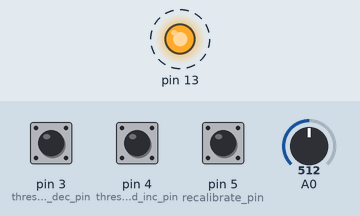
Recording of a sketch running on a simulated Arduino Uno, built with avr-gcc and run on an emulated ATmega328P. Shown: output pins drawn as LEDs (lit = HIGH). Dashed ring = blinking. Inputs (shaded band) come from the test bench; at power-on: pin 3 (threshold_dec_pin) HIGH, pin 4 (threshold_inc_pin) HIGH, pin 5 (recalibrate_pin) HIGH, A0 = 512. EEPROM starts erased.

Above: at 1.1 s.
Timing chart, 0 to 5.0 s (numbered marks = the images above):
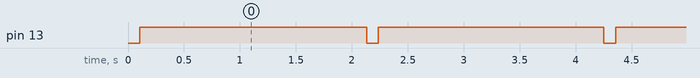

Measured:
- by itself, pin 13: alternates HIGH for 2.0 s and LOW for 0.10 s, 5 changes in all, then stays LOW

The sketch:

piezo_zprobe.ino
```cpp
#include "my_variables.h"

////////////////////////////////////////////////////////////
// free variables, customizable
//
  float target_freq     = 2.0;   // kHz, [0.3, 2.5], only used during calibration or reporting
  float pin_high_peroid = 0.04;  // second
  float threshold_coef  = 2.0;   // only used during calibration,
                                 // threshold = background signal * threshold_coef
//
////////////////////////////////////////////////////////////

////////////////////////////////////////////////////////////
// hardware dependent const, from calibration
//
  int v1mean = 2757;              // ADC reading average,
                                  //   [0,1024) if 10 bit ADC
                                  //   [0,4096) if 12 bit ADC
  float freq = 31.80;             // kHz, respond frequency
  unsigned int threshold  = 2704; // [0,65536), signal signal 2-norm threshold,
                                  // twice the background signal is recommended
  bool v1mean_init = 0;  // Set 1 to use the predefined v1mean,
                         // 0 for calibration or eeprom initization
  bool finit =       0;  // 1 to use the predefined freq,
                         // 0 for calibration or eeprom initization
  bool tinit =       0;  // Set 1 to use the predefined threshold,
                         // 0 for calibration or eeprom initization
//
////////////////////////////////////////////////////////////


#include "my_eeprom.h"
#include "my_buttons.h"
#include "my_adc_interrupt.h"

////////////////////////////////////////////////////////////
// for reporting or calibration
//
  bool report = false;
  long numSamples = 0;
  long t0;
  long v1acc = 0;
  unsigned int max_signal = 0; // [0,65536), background signal 2-norm; just for
                               // reporting/calibration, not being used during operation
//
////////////////////////////////////////////////////////////

void setup()
{
  #ifdef USE_SERIAL
    Serial.begin(115200);
  #endif
  #ifdef USE_EEPROM
    SERIAL_PRINT("EEPROM: ");
      SERIAL_PRINT(check_eeprom() ? "got something" : "empty");
    SERIAL_PRINT("\n");
  #endif
  #ifdef USE_BUTTONS
    buttons_init();
  #endif

  pinMode(13, OUTPUT);
  digitalWrite(13,LOW);
  init_adc();

  if(check_eeprom())
  {
    disable_adc_interrupt();
      SERIAL_PRINT("Initialing variables from EEPROM... ");
        load_eeprom();
        init_filter(freq, target_freq, pin_high_peroid);
      SERIAL_PRINT("done\n\n");
    enable_adc_interrupt();
  }else
  {
    disable_adc_interrupt();
      init_filter(freq, target_freq, pin_high_peroid);
    enable_adc_interrupt();
    prepare_calibration(v1mean_init,finit,tinit);
  }
}
void loop()
{
  #ifdef USE_BUTTONS
    button_pressed();
  #endif

  #ifdef USE_SERIAL
    if( Serial.available() )
    {
      int ch = Serial.read();
      if( ch=='p' )
      {
        disable_adc_interrupt();
          Serial.print("Preparing report...\n");
        enable_adc_interrupt();
        delay(100);
        prepare_report();
      }
      else if( ch=='l' )
      {
        disable_adc_interrupt();
          Serial.print("Variable list:\n");
          Serial.print("  ADC reading average: ");
            Serial.print(v1mean);
          Serial.print("\n");
          Serial.print("  Respond frequency: ");
            Serial.print(freq);
          Serial.print("\n");
          Serial.print("  Threshold: [");
            Serial.print(threshold);
            Serial.print("/");
            Serial.print(65535);
          Serial.print("]\n");
          Serial.print("  wsize: ");
            Serial.print(wsize);
          Serial.print("\n");
          Serial.print("  COUNT: ");
            Serial.print(COUNT);
          Serial.print("\n");
          Serial.print("done\n\n");
        enable_adc_interrupt();
      }
      else if( ch=='1' || ch=='2' || ch=='3' )
      {
        disable_adc_interrupt();
          if( ch=='1' )
            threshold = float(max_signal);
          if( ch=='2' )
            threshold = float(threshold)*.9;
          if( ch=='3' )
            threshold = float(threshold)/.9;
          save_eeprom();
            Serial.print("  Threshold: [");
              Serial.print(threshold);
              Serial.print("/");
              Serial.print(65535);
            Serial.print("]\n");
        enable_adc_interrupt();
      }
    }
  #endif

  if(report)
  {
    if(micros()-t0>2000000)
    {
      report = false;
      if( !v1mean_init )
      {
        disable_adc_interrupt();
          v1mean = v1acc/numSamples;
          v1mean_init = true;
          SERIAL_PRINT("  ADC reading average: ");
            SERIAL_PRINT(v1mean);
          SERIAL_PRINT("\n");
        enable_adc_interrupt();
        delay(100);
        prepare_report();
      }else if( !finit )
      {
        disable_adc_interrupt();
          freq = float(numSamples)/(micros()-t0)*1000;
          finit = true;
          init_filter(freq, target_freq, pin_high_peroid);
          SERIAL_PRINT("  Respond frequency: ");
            SERIAL_PRINT(freq);
          SERIAL_PRINT(" kHz\n");
        enable_adc_interrupt();
        delay(100);
        prepare_report();
      }else if(!tinit)
      {
        disable_adc_interrupt();
          threshold = float(max_signal) *threshold_coef;
          tinit = true;
          SERIAL_PRINT("  Threshold: [");
            SERIAL_PRINT(threshold);
            SERIAL_PRINT("/");
            SERIAL_PRINT(65535);
            SERIAL_PRINT("] <= background signal [");
            SERIAL_PRINT(max_signal);
            SERIAL_PRINT("/");
            SERIAL_PRINT(65535);
            SERIAL_PRINT("]\n");
          SERIAL_PRINT("done\n\n");
          save_eeprom();
        enable_adc_interrupt();
      }else
      {
        disable_adc_interrupt();
          SERIAL_PRINT("  Respond frequency: ");
            SERIAL_PRINT(freq );
          SERIAL_PRINT("kHz\n");
          SERIAL_PRINT("  max_signal: [");
            SERIAL_PRINT(max_signal);
            SERIAL_PRINT("/");
            SERIAL_PRINT(65535);
          SERIAL_PRINT("] kHz\n");
          SERIAL_PRINT("done\n\n");
        enable_adc_interrupt();
      }
    }
    delay(100);
  }
}
```

my_adc_interrupt.cpp
```cpp
#include <arduino.h>

#include "my_variables.h"
#include "my_eeprom.h"
#include "my_adc_interrupt.h"


////////////////////////////////////////////////////////////
// operation variables
//
  int wsize = 0;
  int COUNT = 0;
  int count_pin_high   = 0;      // [0,COUNT)
  int count_pin_slient = 0;      // [0,2*wsize)
  int nacc0 = 0;      // [0,wsize)
  int scof[64];       // [-127,127], sampled sin function
  int ccof[64];       // [-127,127], sampled cos function
  int sbuf[64];       // [-2048,2048], v1*sin/256
  int cbuf[64];       // [-2048,2048], v1*cos/256
  int sacc0 = 0;      // [-2048*wsize,2048*wsize], sbuf sum
  int cacc0 = 0;      // [-2048*wsize,2048*wsize], cbuf sum
  unsigned int ssig;  // [0,65536), signal 2-norm
//
////////////////////////////////////////////////////////////

void init_filter( float freq, float target_freq, float pin_high_peroid )
{
  COUNT = constrain( freq*pin_high_peroid*1000, 1, INT16_MAX );

  int peroid = min( int(freq/target_freq/2+.5)*2, 64 );
  int ncycle = 1;//64/peroid;

//        Serial.print("  peroid: ");
//          Serial.print(peroid);
//        Serial.print("\n");
//        Serial.print("  ncycle: ");
//          Serial.print(ncycle);
//        Serial.print("\n");

  wsize = peroid * ncycle;
  cal_fcof( wsize, ncycle );
}

void cal_fcof( int w, int ncycle )
{
  int i;
  for( i=0; i<w; i++ )
  {
    float x = float(i+.5)/(w) * 2*PI * ncycle;
    scof[i] = round(sin(x)*127);
    ccof[i] = round(cos(x)*127);
    sbuf[i] = 0;
    cbuf[i] = 0;
  }
  sacc0 = 0;
  cacc0 = 0;
}

void enable_adc_interrupt()
{
  ADCSRA |= (1 << ADATE); // enable auto trigger
  ADCSRA |= (1 << ADIE);  // enable interrupts when measurement complete
  ADCSRA |= (1 << ADEN);  // enable ADC
  ADCSRA |= (1 << ADSC);  // start ADC measurements
}
void disable_adc_interrupt()
{
  ADCSRA &= ~(1 << ADATE); // disable auto trigger
  ADCSRA &= ~(1 << ADIE);  // disable interrupts when measurement complete
  ADCSRA &= ~(1 << ADEN);  // disable ADC
  ADCSRA &= ~(1 << ADSC);  // stop ADC measurements
}

void init_adc()
{
  ADCSRA = 0;             // clear ADCSRA register
  ADCSRB = 0;             // clear ADCSRB register
  ADMUX |= (0 & 0x07);    // set A0 analog input pin
  ADMUX |= (1 << REFS0);  // set reference voltage
  //ADMUX |= (1 << ADLAR);  // left align ADC value to 8 bits from ADCH register
  // sampling rate is [ADC clock] / [prescaler] / [conversion clock cycles]
  // for Arduino Uno ADC clock is 16 MHz and a conversion takes 13 clock cycles
  //ADCSRA |= (1 << ADPS2) | (1 << ADPS0);    // 32 prescaler for 38.5 KHz
  ADCSRA |= (1 << ADPS2);                     // 16 prescaler for 76.9 KHz
  //ADCSRA |= (1 << ADPS1) | (1 << ADPS0);    // 8 prescaler for 153.8 KHz
  enable_adc_interrupt();
}

void prepare_calibration( bool v1mean_init1, bool finit1, bool tinit1 )
{
  if(v1mean_init1 && finit1 && tinit1 )
    return;
  disable_adc_interrupt();
    SERIAL_PRINT("Calibrating variables...\n");
    v1mean_init = v1mean_init1;
    finit = finit1;
    tinit = tinit1;
  enable_adc_interrupt();
  delay(100);
  prepare_report();
}

void prepare_report()
{
  t0 = micros();
  numSamples = 0;
  v1acc = 0;
  max_signal = 0;
  report = true;
}

ISR(ADC_vect)
{
  int v1 = int(ADCL)+int(ADCH)*256;
  if(!v1mean_init)
    v1acc += v1;
  v1 -= v1mean;

  int sval, cval;
  sacc0 -= sbuf[nacc0];
  cacc0 -= cbuf[nacc0];
  sval = (constrain(v1,-wsize,wsize) * scof[nacc0])/256;
  cval = (constrain(v1,-wsize,wsize) * ccof[nacc0])/256;
  sbuf[nacc0] = sval;
  cbuf[nacc0] = cval;
  sacc0 += sval;
  cacc0 += cval;
  nacc0 = (nacc0+1)%wsize;

  sval = min(abs(sacc0),127);
  cval = min(abs(cacc0),127);
  ssig = sval*sval + cval*cval;

  bool trigger = false;
  if( ssig>threshold )
    trigger = true;

  if( trigger && count_pin_high==0 && count_pin_slient==0 )
  {
    count_pin_high = COUNT;
    count_pin_slient= 2*wsize;
    if( !report )
    PORTB |= (1<<PB5);
  }

  count_pin_high = count_pin_high>0 ? count_pin_high-1 : 0;
  if( count_pin_high==0 )
  {
    if( !report )
      PORTB &= ~(1<<PB5);
    count_pin_slient= count_pin_slient>0 ? count_pin_slient-1 : 0;
  }

  if(report)
  {
    PORTB |= (1<<PB5);
    numSamples++;
    if(max_signal<ssig)
      max_signal = max_signal<ssig ? ssig : max_signal;
  }
  //Serial.println( sacc0 );
}
```

my_adc_interrupt.h
```cpp
#ifndef MY_ADC_INTERRUPT_H
#define MY_ADC_INTERRUPT_H

void prepare_calibration( bool v1mean_init1, bool finit1, bool tinit1 );
void prepare_report();

void init_adc();
void init_filter( float freq, float target_freq, float pin_high_peroid );

void cal_fcof( int w, int ncycle );
void disable_adc_interrupt();
void enable_adc_interrupt();

#endif
```

my_buttons.cpp
```cpp
#include <arduino.h>

#include "my_variables.h"
#include "my_eeprom.h"
#include "my_adc_interrupt.h"


byte threshold_dec_pin = 3;
byte threshold_inc_pin = 4;
byte recalibrate_pin   = 5;
bool threshold_dec_pin_state0 = HIGH;
bool threshold_inc_pin_state0 = HIGH;
bool recalibrate_pin_state0   = HIGH;
long button_pressed_t0 = 0;

void buttons_init()
{
  pinMode(recalibrate_pin, INPUT_PULLUP);
  pinMode(threshold_inc_pin, INPUT_PULLUP);
  pinMode(threshold_dec_pin, INPUT_PULLUP);
}

void button_pressed()
{
  bool threshold_dec_pin_state1 = digitalRead(threshold_dec_pin);
  bool threshold_inc_pin_state1 = digitalRead(threshold_inc_pin);
  bool recalibrate_pin_state1   = digitalRead(recalibrate_pin);
  long button_pressed_t1 = micros();
  if( threshold_dec_pin_state0==HIGH &&
      threshold_dec_pin_state1==LOW &&
      button_pressed_t1 - button_pressed_t0 > 10000
  ){
    disable_adc_interrupt();
      threshold = float(threshold)*.9;
      SERIAL_PRINT("threshold- [");
      SERIAL_PRINT(threshold);
      SERIAL_PRINT("/");
      SERIAL_PRINT(65535);
      SERIAL_PRINT("]\n");
      save_eeprom();
    enable_adc_interrupt();
    button_pressed_t0 = button_pressed_t1;
  }
  if( threshold_inc_pin_state0==HIGH &&
      threshold_inc_pin_state1==LOW &&
      button_pressed_t1 - button_pressed_t0 > 10000
  ){
    disable_adc_interrupt();
      threshold = float(threshold)/.9;
      SERIAL_PRINT("threshold+ [");
      SERIAL_PRINT(threshold);
      SERIAL_PRINT("/");
      SERIAL_PRINT(65535);
      SERIAL_PRINT("]\n");
      save_eeprom();
      button_pressed_t0 = button_pressed_t1;
    enable_adc_interrupt();
  }
  if( recalibrate_pin_state0==HIGH &&
      recalibrate_pin_state1==LOW &&
      button_pressed_t1 - button_pressed_t0 > 10000
  ){
    prepare_calibration(false,false,false);
    button_pressed_t0 = button_pressed_t1;
  }
  threshold_dec_pin_state0 = threshold_dec_pin_state1;
  threshold_inc_pin_state0 = threshold_inc_pin_state1;
  recalibrate_pin_state0   = recalibrate_pin_state1;
}
```

my_buttons.h
```cpp
#ifndef MY_BUTTONS_H
#define MY_BUTTONS_H

void buttons_init();
void button_pressed();

#endif
```

my_eeprom.cpp
```cpp
#include "my_variables.h"

#ifndef USE_EEPROM
  bool check_eeprom(){ return false; }
  bool load_eeprom(){ return false; }
  void save_eeprom(){}
#else
  #include <EEPROM.h>
  bool check_eeprom()
  {
    word id;
    int addr = 0;
    EEPROM.get(addr, id);
    addr+=sizeof(id);
    return id=='ab';
  }
  bool load_eeprom()
  {
    word id;
    int addr = 0;
    EEPROM.get(addr, id);
    addr+=sizeof(id);
    if(id!='ab')
      return false;

    if(!v1mean_init)
    {
      EEPROM.get(addr, v1mean);
      v1mean_init = true;
    }
    addr+=sizeof(v1mean);

    if(!finit)
    {
      EEPROM.get(addr, freq);
      finit = true;
    }
    addr+=sizeof(freq);

    if(!tinit)
    {
      EEPROM.get(addr, threshold);
      addr+=sizeof(threshold);
      tinit = true;
    }

    // Serial.println("load_eeprom()");
    return true;
  }
  void save_eeprom()
  {
    // Serial.println("save_eeprom()");
    word id = 'ab';
    int addr = 0;
    EEPROM.put(addr, id);        addr+=sizeof(id);
    EEPROM.put(addr, v1mean);    addr+=sizeof(v1mean);
    EEPROM.put(addr, freq);      addr+=sizeof(freq);
    EEPROM.put(addr, threshold); addr+=sizeof(threshold);
  }
#endif
```

my_eeprom.h
```cpp
#ifndef MY_EEPROM_H
#define MY_EEPROM_H

bool check_eeprom();
bool load_eeprom();
void save_eeprom();

#endif
```

my_variables.h
```cpp
#ifndef MY_VARIABLES_H
#define MY_VARIABLES_H

//#define USE_SERIAL
#define USE_EEPROM
#define USE_BUTTONS

#ifdef USE_SERIAL
  #define SERIAL_PRINT(a) Serial.print(a)
#else
  #define SERIAL_PRINT(a)
#endif

extern int v1mean;
extern float freq;
extern unsigned int threshold;
extern bool v1mean_init;
extern bool finit;
extern bool tinit;

extern bool report;
extern long numSamples;
extern long t0;
extern long v1acc;
extern unsigned int max_signal;

extern int wsize;
extern int COUNT;

#endif
```
